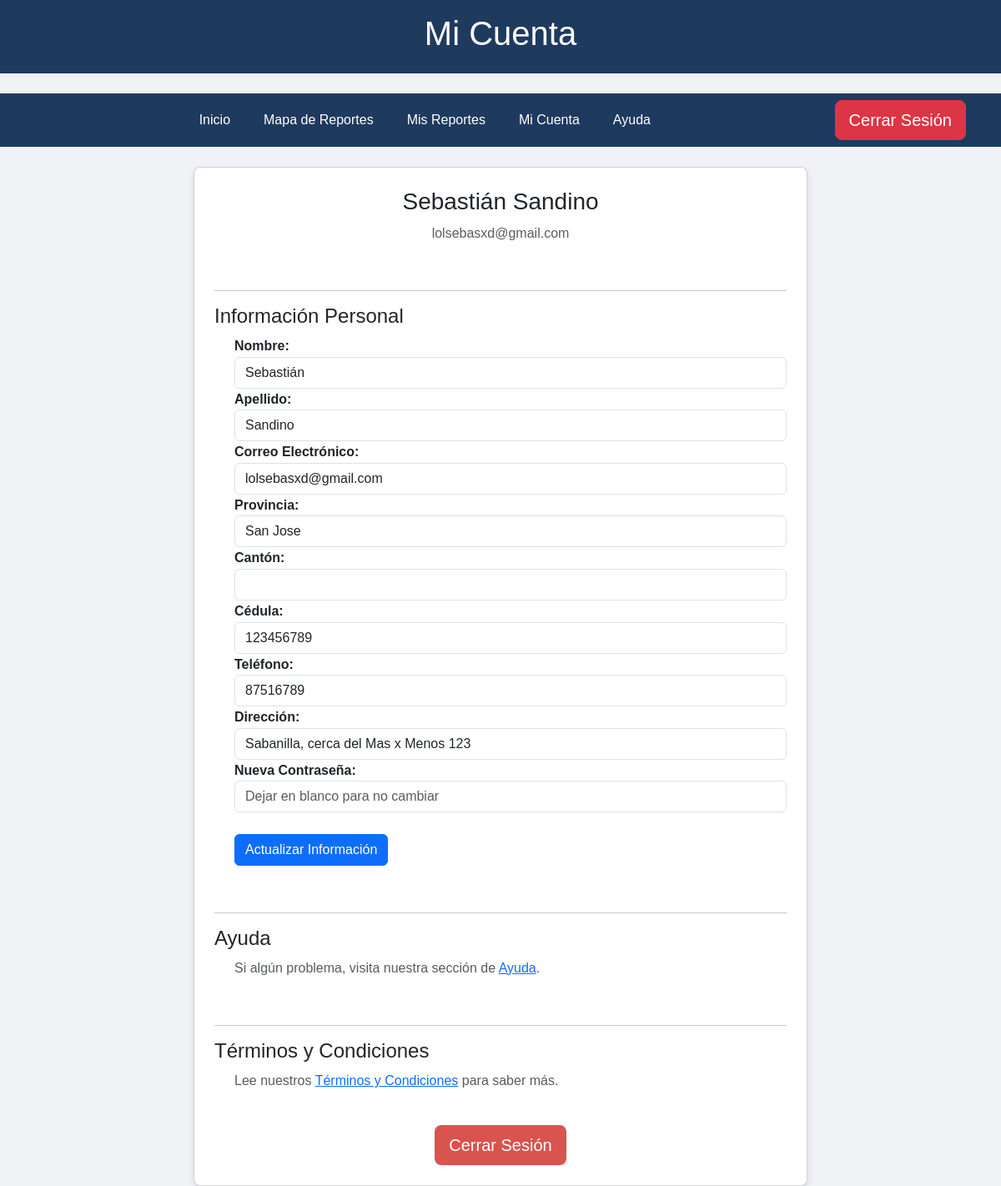
The page /app/views/miCuenta.php (signed in) on the database its author committed.
### tables this page shows
CREATE TABLE `usuarios` (
  `idUsuario` int(11) NOT NULL,
  `idProvincia` int(11) NOT NULL,
  `idCanton` int(11) NOT NULL,
  `Nombre` varchar(255) NOT NULL,
  `Apellido` varchar(255) NOT NULL,
  `Correo` varchar(255) NOT NULL,
  `Telefono` varchar(25) DEFAULT NULL,
  `Cedula` varchar(50) DEFAULT NULL,
  `Password` varchar(255) NOT NULL,
  `isAdmin` binary(1) NOT NULL DEFAULT '0',
  `DetalleDireccion` varchar(500) DEFAULT NULL
);

CREATE TABLE `provincias` (
  `idProvincia` int(11) NOT NULL,
  `NombreProvincia` varchar(255) NOT NULL
);

### app/models/User.php (called while the page is built, shortened)
<?php
class User
{
    private $pdo;
    public function __construct($pdo)
    {
        $this->pdo = $pdo;
    }
    public function getUserById($id)
    {
        $stmt = $this->pdo->prepare("SELECT * FROM Usuarios WHERE idUsuario = :id");
        $stmt->execute([':id' => $id]);
        return $stmt->fetch(PDO::FETCH_ASSOC);
    }
}

### app/models/Provincia.php (called while the page is built, shortened)
<?php
class Provincia
{
    private $pdo;
    public function __construct($pdo)
    {
        $this->pdo = $pdo;
    }
    public function getAllProvincias()
    {
        $stmt = $this->pdo->query("SELECT * FROM Provincias");
        return $stmt->fetchAll(PDO::FETCH_ASSOC);
    }
}

### app/views/miCuenta.php (the view, shortened to what this page needs)
<?php
require_once "C:/xampp/htdocs/ProyectoAmbienteWebG6/app/models/User.php";
require_once "C:/xampp/htdocs/ProyectoAmbienteWebG6/app/models/Provincia.php";
$database = new Database();
$pdo = $database->getConnection();
$userModel = new User($pdo);
$provinciaModel = new Provincia($pdo);
$userId = $_SESSION['idUsuario'];
$user = $userModel->getUserById($userId);
$provincias = $provinciaModel->getAllProvincias();
?>
<!DOCTYPE html>
<html lang="es">
<head>
    <link href="https://cdn.jsdelivr.net/npm/bootstrap@5.3.3/dist/css/bootstrap.min.css" rel="stylesheet"
>
    <link rel="stylesheet" href="assets/css/miCuenta.css">
    <link rel="stylesheet" href="assets/css/style.css">
    <link rel="stylesheet" href="https://cdn.jsdelivr.net/npm/bootstrap-icons@1.5.0/font/bootstrap-icons.css">
</head>
<body>
    <header class="py-3 mb-4">
        <div class="container text-center">
            <h1 class="text-center">Mi Cuenta</h1>
        </div>
    </header>
    <nav class="navbar navbar-expand-lg navbar-custom mb-4">
        <div class="container">
            <div class="collapse navbar-collapse" id="navbarNav">
                <ul class="navbar-nav mx-auto">
                    <li class="nav-item me-4">
                        <a class="nav-link" aria-current="page" href="home.php">Inicio</a>
                    </li>
                    <li class="nav-item me-4">
                        <a class="nav-link" href="mapaReportes.php">Mapa de Reportes</a>
                    </li>
                    <li class="nav-item me-4">
                        <a class="nav-link" href="misReportes.php">Mis Reportes</a>
                    </li>
                    <li class="nav-item me-4">
                        <a class="nav-link" href="miCuenta.php">Mi Cuenta</a>
                    </li>
                    <li class="nav-item me-4">
                        <a class="nav-link" href="ayuda.html">Ayuda</a>
                    </li>
                </ul>
                <div class="d-flex">
                    <a href="logout.php" class="btn btn-danger btn-lg">Cerrar Sesión</a>
                </div>
            </div>
        </div>
    </nav>
    <div class="container">
        <div class="row justify-content-center">
            <div class="col-lg-8">
                <div class="card usuario-card p-4">
                    <div class="text-center mb-4">
                        <h3><?php echo htmlspecialchars($user['Nombre'] . ' ' . $user['Apellido']); ?></h3>
                        <p class="text-muted"><?php echo htmlspecialchars($user['Correo']); ?></p>
                    </div>
                    <hr>
                    <div class="mb-4">
                        <h4 class="d-flex justify-content-between align-items-center">
                            Información Personal
                        </h4>
                        <ul class="list-unstyled ps-4">
                            <form action="miCuenta.php" method="POST">
                                <li>
                                    <strong>Nombre:</strong>
                                    <input type="text" name="nombre" value="<?php echo htmlspecialchars($user['Nombre']); ?>" class="form-control" required>
                                </li>
                                <li>
                                    <strong>Apellido:</strong>
                                    <input type="text" name="apellido" value="<?php echo htmlspecialchars($user['Apellido']); ?>" class="form-control" required>
                                </li>
                                <li>
                                    <strong>Correo Electrónico:</strong>
                                    <input type="email" name="correo" value="<?php echo htmlspecialchars($user['Correo']); ?>" class="form-control" required>
                                </li>
                                <li>
                                    <strong>Provincia:</strong>
                                    <select name="provincia" id="provincia" class="form-control" required>
                                        <?php foreach ($provincias as $provincia): ?>
                                            <option value="<?php echo $provincia['idProvincia']; ?>" <?php echo $provincia['idProvincia'] == $user['idProvincia'] ? 'selected' : ''; ?>><?php echo $provincia['NombreProvincia']; ?></option>
                                        <?php endforeach; ?>
                                    </select>
                                </li>
                                <li>
                                    <strong>Cantón:</strong>
                                    <select name="canton" id="canton" class="form-control" required>
                                    </select>
                                </li>
                                <li>
                                    <strong>Cédula:</strong>
                                    <input type="text" name="cedula" value="<?php echo htmlspecialchars($user['Cedula']); ?>" class="form-control">
                                </li>
                                <li>
                                    <strong>Teléfono:</strong>
                                    <input type="text" name="telefono" value="<?php echo htmlspecialchars($user['Telefono']); ?>" class="form-control">
                                </li>
                                <li>
                                    <strong>Dirección:</strong>
                                    <input type="text" name="direccion" value="<?php echo htmlspecialchars($user['DetalleDireccion']); ?>" class="form-control">
                                </li>
                                <li>
                                    <strong>Nueva Contraseña:</strong>
                                    <input type="password" name="password" class="form-control" placeholder="Dejar en blanco para no cambiar">
                                </li>
                                <br>
                                <button type="submit" class="btn btn-primary">Actualizar Información</button>
                            </form>
                        </ul>
                    </div>
                    <hr>
                    <div class="mb-4">
                        <h4 class="d-flex justify-content-between align-items-center">
                            Ayuda
                        </h4>
                        <p class="text-muted ps-4">Si algún problema, visita nuestra sección de <a href="ayuda.html">Ayuda</a>.</p>
                    </div>
                    <hr>
                    <div class="mb-4">
                        <h4 class="d-flex justify-content-between align-items-center">
                            Términos y Condiciones
                        </h4>
                        <p class="text-muted ps-4">Lee nuestros <a href="terminos.html">Términos y Condiciones</a> para saber más.</p>
                    </div>
                    <div class="text-center">
                        <button class="btn btn-logout btn-lg" onclick="window.location.href='logout.php';">Cerrar Sesión</button>
                    </div>
                </div>
            </div>
        </div>
    </div>
</body>
</html>

### app/views/assets/css/miCuenta.css (style rules this page uses)
body { background-color: #F0F2F5; }
header { font-family: Arial; background-color: #1E3A5F; color: #FFFFFF; }
.usuario-card { background-color: white; border-radius: 8px; box-shadow: 0 4px 8px rgba(0, 0, 0, 0.1); }
.btn-logout { background-color: #d9534f; color: white; }

### app/views/assets/css/style.css (style rules this page uses)
body { font-family: Arial; background-color: #F0F2F5; transition: background-color 0.5s ease, color 0.5 ease; line-height: 1.6; display: flex; flex-direction: column; min-height: 100vh; margin: 0; }
header { font-family: Arial; background-color: #1E3A5F; color: #FFFFFF; }
.navbar-custom { background-color: #1E3A5F; }
.navbar-custom .navbar-brand, .navbar-custom .nav-link { color: #FFFFFF; }

### rows shown on the page
usuarios: Nombre+Apellido "Sebastián Sandino", Correo "lolsebasxd@gmail.com", nombre "Sebastián", apellido "Sandino", correo "lolsebasxd@gmail.com", provincia "San Jose", cedula "123456789", telefono "87516789", direccion "Sabanilla, cerca del Mas x Menos 123"
